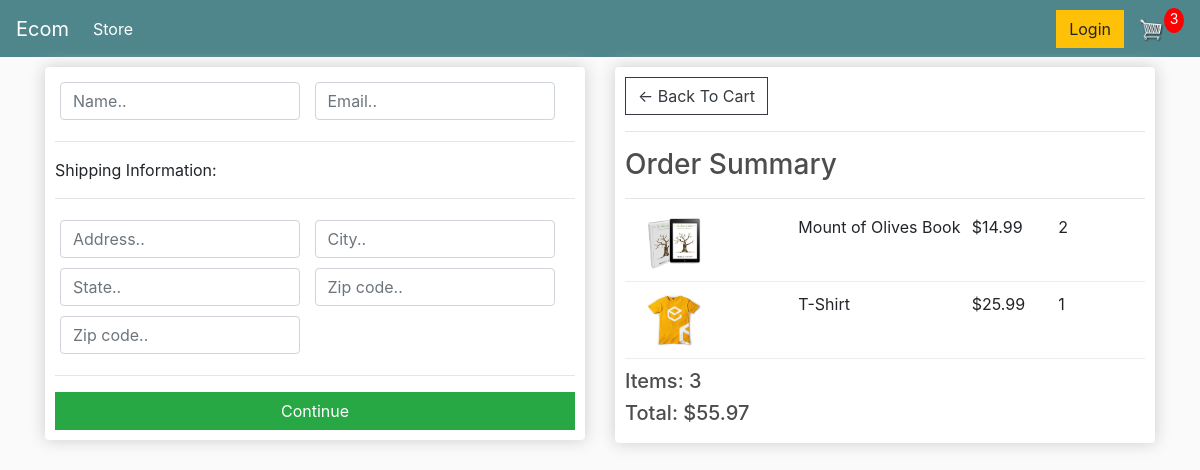
/checkout/ (signed in), run on an earlier commit of the app's database.
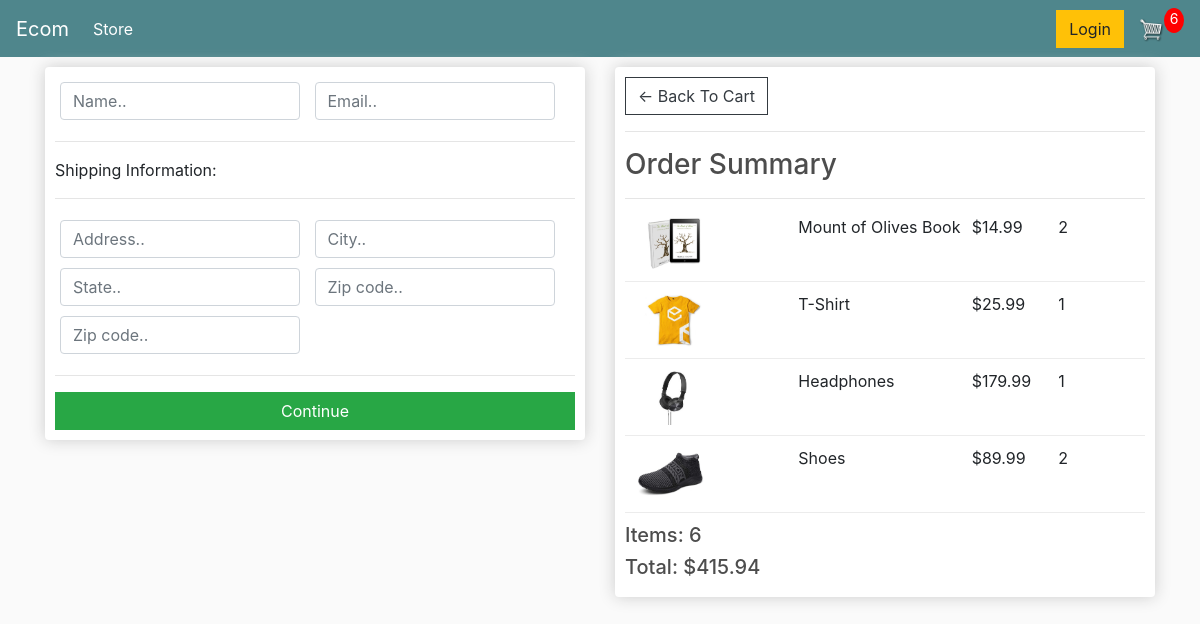
And on a later commit of the database.
### store/models.py (models this page shows, shortened)
class OrderItem(models.Model):
    product = models.ForeignKey(Product, on_delete=models.SET_NULL, blank=True, null=True)
    order = models.ForeignKey(Order, on_delete=models.SET_NULL, blank=True, null=True)
    quantity = models.IntegerField(default=0, null=True, blank=True)
    date_added = models.DateTimeField(auto_now_add=True)
    @property
    def get_total(self):
        total = self.product.price * self.quantity
        return total

class Product(models.Model):
    name = models.CharField(max_length=200, null=True)
    price = models.FloatField()
    digital = models.BooleanField(default=False, null=True, blank=False)
    image = models.ImageField(null=True, blank=True)
    @property
    def imageURL(self):
        try:
            url = self.image.url
        except:
            url = ''
        return url

class Order(models.Model):
    customer = models.ForeignKey(Customer, on_delete=models.SET_NULL, blank=True, null=True)
    date_ordered = models.DateTimeField(auto_now_add=True)
    complete = models.BooleanField(default=False, null=True, blank=False)
    transaction_id = models.CharField(max_length=200, null=True)
    '''
    Returns the total value off all items in cart taking into account the quantity
    of each item
    '''
    @property
    def get_cart_total(self):
        orderitems = self.orderitem_set.all()
        total = sum(item.get_total for item in orderitems)
        return total
    '''
    Returns the sum total of the number of items of each type
    '''
    @property
    def get_cart_items(self):
        orderitems = self.orderitem_set.all()
        total = sum(item.quantity for item in orderitems)
        return total

### store/views.py (the view)
# urls.py: path('checkout/', views.checkout, name = 'checkout'),
def checkout(request):
    if request.user.is_authenticated:
        customer = request.user.customer
        order, created = Order.objects.get_or_create(customer=customer, complete=False)
        items = order.orderitem_set.all()
        cartItems = order.get_cart_items
    else:
        items = []
        order = {'get_cart_items': 0, 'get_cart_total': 0}
        cartItems = order['get_cart_items']
    context = {'items':items, 'order': order, 'cartItems': cartItems}
    return render(request, 'store/checkout.html', context)

### store/templates/store/checkout.html (shortened to what this page needs)
{% extends 'store/main.html' %}
{% load static %}
{% block content %}
  <div class="row">
    <div class="col-lg-6">
      <div class="box-element" id = "form-wrapper">
        <form id = "form">
          <div id = "user-info">
            <div class="form-field">
							<input required class="form-control" type="text" name="name" placeholder="Name..">
						</div>
						<div class="form-field">
							<input required class="form-control" type="email" name="email" placeholder="Email..">
						</div>
          </div>
          <div id = "shipping-info">
            <hr>
						<p>Shipping Information:</p>
						<hr>
						<div class="form-field">
							<input class="form-control" type="text" name="address" placeholder="Address..">
						</div>
						<div class="form-field">
							<input class="form-control" type="text" name="city" placeholder="City..">
						</div>
						<div class="form-field">
							<input class="form-control" type="text" name="state" placeholder="State..">
						</div>
						<div class="form-field">
							<input class="form-control" type="text" name="zipcode" placeholder="Zip code..">
						</div>
						<div class="form-field">
							<input class="form-control" type="text" name="country" placeholder="Zip code..">
						</div>
          </div>
          <hr>
          <input id="form-button" class="btn btn-success btn-block" type="submit" value="Continue">
        </form>
      </div>
      <br>
    </div>
    <div class="col-lg-6">
      <div class="box-element">
        <a class="btn btn-outline-dark" href="{% url 'cart' %}">&#x2190
        Back To Cart</a>
        <hr>
        <h3>Order Summary</h3>
        <hr>
        {% for item in items %}
        <div class="cart-row">
          <div style="flex:2"><img class = "row-image" src="{{ item.product.imageURL }}"></div>
          <div style="flex:2"><p>{{ item.product.name }}</p></div>
          <div style="flex:1"><p>${{ item.product.price|floatformat:2 }}</p></div>
          <div style="flex:1"><p>{{ item.quantity }}</p></div>
        </div>
        {% endfor %}
        <h5>Items: {{ order.get_cart_items }}</h5>
        <h5>Total: ${{ order.get_cart_total|floatformat:2 }}</h5>
      </div>
    </div>
  </div>
{% endblock %}

What changed in the data, as far as the page shows it:
added OrderItem: product.imageURL (picture), product.name "Headphones", product.price "179.99", quantity "1"
added OrderItem: product.imageURL (picture), product.name "Shoes", product.price "89.99", quantity "2"
computed for Order: get_cart_items "3" → "6"; get_cart_total "55.97" → "415.94"
Also different on the page:
{{ cartItems }}: "3" → "6"
